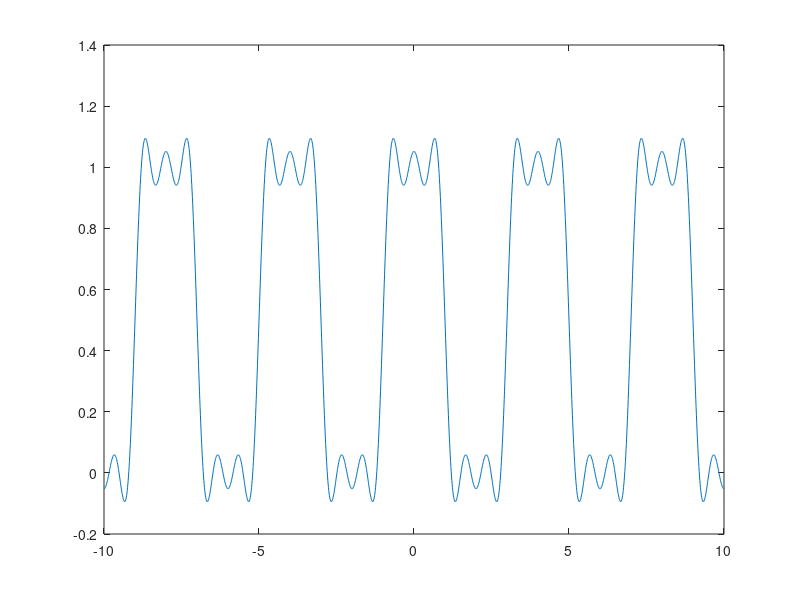

Recreate this plot in MATLAB.
x=-10:0.01:10;
h=(5734161139222659*cos((pi*x)/2))/9007199254740992 - (1911387046407553*cos((3*pi*x)/2))/9007199254740992 + (4587328911378127*cos((5*pi*x)/2))/36028797018963968 + 1/2;
figure,plot(x,h);